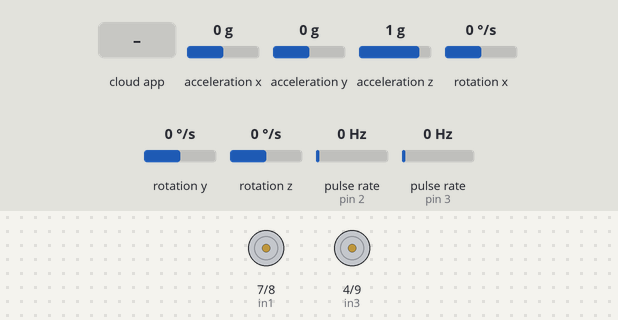
Bench run of a sketch on a simulated Arduino Uno, built with avr-gcc and run on an emulated ATmega328P. Shown: motor-driver pin pairs drawn as motors (green arrow = first pin HIGH = forward, orange = second pin HIGH = backward, longer = more drive, scaled by the enable pin). Wiring (inferred from the names in the program): 2 × pulse sensor: data pin 2 / data pin 3; MPU-6050 motion sensor at I2C address 0x68. The test bench sets the inputs (shaded band); at power-on: acceleration x 0 g, acceleration y 0 g, acceleration z 1 g, rotation x 0 °/s, rotation y 0 °/s, rotation z 0 °/s, pulse rate (sensors on pin 2, pin 3) 0 Hz. The ROS host is connected and sends only what is stated.

Above: at 1.2 s.
1.3 s: the phone or cloud app sets linear.x to -100
At 2.4 s:
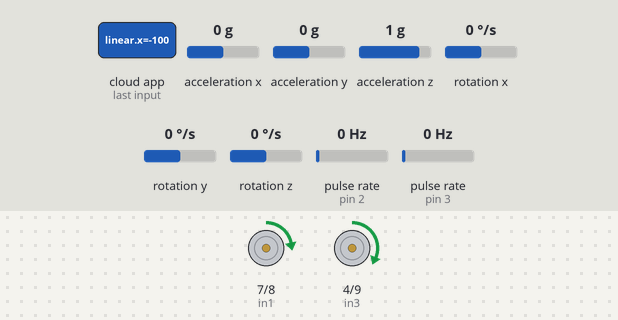
2.8 s: the phone or cloud app sets linear.x to 100
At 3.3 s:
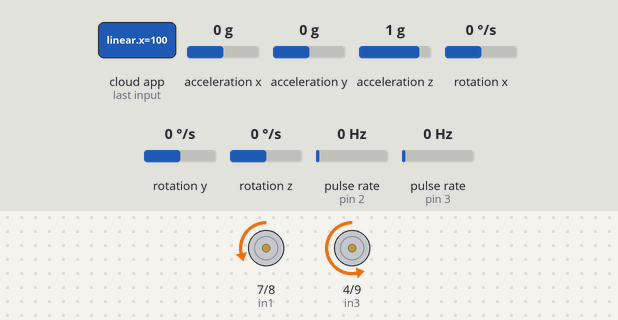
Timing chart, 0 to 5.8 s (numbered marks = the images above; inputs shaded):
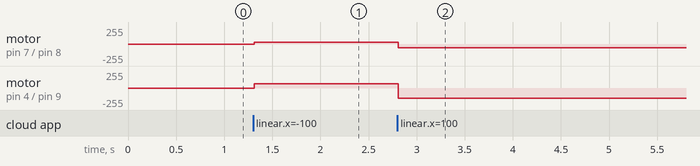

Measured:
- after the input at 1.3 s, motor on pin 7 (in1) / pin 8 (in2): stopped → forward 30/255 at once; motor on pin 4 (in3) / pin 9 (in4): stopped → forward 65/255 at once
- after the input at 2.8 s, motor on pin 7 (in1) / pin 8 (in2): forward 30/255 → backward 56/255 at once; motor on pin 4 (in3) / pin 9 (in4): forward 65/255 → backward 150/255 at once

The sketch:

arduino-ros-communication.ino
```cpp
#include "ros.h"
#include "geometry_msgs/Twist.h"
#include "geometry_msgs/Pose2D.h"
#include <nav_msgs/Odometry.h>
#include <sensor_msgs/Imu.h>
#include <ros/time.h>
#include <tf/tf.h>
#include <tf/transform_broadcaster.h>
#include <math.h>
#include "Wire.h" // librería Wire.h


// MOTORES
const int in1 = 7;  // Pin que controla el sentido de giro Motor L
const int in2 = 8;  // Pin que controla el sentido de giro Motor L
const int EnA = 5; // Pin que controla la velocidad del  Motor L

const int in3 = 4;  // Pin que controla el sentido de giro Motor  R
const int in4 = 9;  // Pin que controla el sentido de giro Motor R
const int EnB = 6; // Pin que controla la velocidad del  Motor R


int L_motor_pwm = 39; // 0.15 m/s
int R_motor_pwm = 80;


unsigned short L_motor_pos = 0;
unsigned short R_motor_pos = 0;
double L_wheel_vel = 0;
double R_wheel_vel = 0;

// ODOMETRIA DE LOS ENCODERS
#define PI 3.1415926535897932384626433832795

const int N=20;         // Numero de ticks
const float R=0.055;     // Radio de la llanta en metros
const float L = 0.48;   // Distancia de una llanta a otra en metros

const int encoderR = 3;
const int encoderL = 2;
double Dr=0;
int Rtick = 0;
int RtickAnt =0;
int deltaRtick = 0;

float Dl=0;
int Ltick = 0;
int LtickAnt =0;
int deltaLtick = 0;

double Dc = 0;
double x=0;
double y=0;
double theta=0;

float v;
float w;

// ROS Handle, necesario para comunicarnos con ros
ros::NodeHandle nh;

// TRANSFORMS
geometry_msgs::TransformStamped t;
tf::TransformBroadcaster broadcaster;

geometry_msgs::TransformStamped t2;
tf::TransformBroadcaster broadcaster2;
char base_link[] = "/base_link";
char odom[] = "/odom";
char imu_[] = "/imu";


//  Para publicar odometria de encoders
nav_msgs::Odometry odom_msg;
ros::Publisher odom_pub("odom", &odom_msg);

// IMU
// Para publicar orientacion del imu
sensor_msgs::Imu imu_msg;
ros::Publisher imu_pub("imu/data", &imu_msg);
double x_imu;
double y_imu;
double z_imu;
double w_imu;

// Para fusion de sensores
double x_fusion = 0;
double y_fusion = 0;
double theta_fusion = 0;

//Direccion I2C de la IMU
#define MPU 0x68

//Ratios de conversion
#define A_R 16384.0    // 32768/2
#define G_R 131.0       // 32768/250

//Conversion de radianes a grados 180/PI
//#define RAD_A_DEG = 57.295779
 #define RAD_A_DEG = 1

//MPU-6050 da los valores en enteros de 16 bits
//Valores RAW
int16_t AcX, AcY, AcZ, GyX, GyY, GyZ;

//Angulos
float Acc[2];
float Gy[3];
float Angle[3];

String valores;

long tiempo_prev;
float dt;

void pose2D_Callback(const  geometry_msgs::Pose2D& msg){
  x_fusion = msg.x;
  y_fusion = msg.y;
  theta_fusion = msg.theta;
}
ros::Subscriber<geometry_msgs::Pose2D> sub2("pose2D",pose2D_Callback);


void cmd_velCallback( const geometry_msgs::Twist& msg){
  v = msg.linear.x;
  w = msg.angular.z;
/*
  v = constrain(v,-0.15,0.15);
  w = constrain(w,-2.5,2.5);*/
}
ros::Subscriber<geometry_msgs::Twist> sub("cmd_vel", cmd_velCallback);


void odometria(){
  deltaRtick = Rtick - RtickAnt;
  Dr = 2*PI*R*(deltaRtick/(double) N);

  deltaLtick = Ltick - LtickAnt;
  Dl = 2*PI*R*(deltaLtick/(double) N);

  Dc = (Dl + Dr)/2;

  x = x + Dc*cos(theta)*0.5;
  y = y + Dc*sin(theta)*0.5;

  theta = theta + ((Dr - Dl)/L)*0.5;
  theta = atan2(sin(theta),cos(theta));
  RtickAnt = Rtick;
  LtickAnt = Ltick;
}

void LEncoder(){
  if(L_motor_pos == 1) //Hacia adelante
    Ltick++;
  else
    Ltick--;

  //Serial.print("Lt: ");
  //Serial.println(Ltick);
}
void REncoder(){
  if(R_motor_pos == 1)
    Rtick++;
 else
    Rtick--;
  //Serial.print("Rt: ");
  //Serial.println(Rtick);
}


void SetMotor(char motor,int pwm,char pos){
  if (motor == 'L'){  // motor L
    if(pos == 'f'){ // Hacia adelante
      analogWrite(EnA,pwm);
      digitalWrite(in1, LOW);
      digitalWrite(in2, HIGH);
      //L_motor_pos = 1;
    }
    else if(pos == 'b'){     // Hacia atras
      analogWrite(EnA,pwm);
      digitalWrite(in1, HIGH);
      digitalWrite(in2, LOW);
      //L_motor_pos = 0;
    }
    else if(pos == 'x'){
      analogWrite(EnA,pwm);
      digitalWrite(in1, LOW);
      digitalWrite(in2, LOW);
    }
  }
  else if(motor == 'R'){
    if(pos == 'f'){ // Hacia adelante
      analogWrite(EnB,pwm);
      digitalWrite(in3, LOW);
      digitalWrite(in4, HIGH);
      //R_motor_pos = 1;
    }
    else if(pos == 'b'){     // Hacia atras
      analogWrite(EnB,pwm);
      digitalWrite(in3, HIGH);
      digitalWrite(in4, LOW);
      //R_motor_pos = 0;
    }
    else if(pos == 'x'){ // Pausa
      analogWrite(EnB,pwm);
      digitalWrite(in3, LOW);
      digitalWrite(in4, LOW);
    }
  }
}


void imu(){
   //Leer los valores del Acelerometro de la IMU
   Wire.beginTransmission(MPU);
   Wire.write(0x3B); //Pedir el registro 0x3B - corresponde al AcX
   Wire.endTransmission(false);
   Wire.requestFrom(MPU,6,true);   //A partir del 0x3B, se piden 6 registros
   AcX=Wire.read()<<8|Wire.read(); //Cada valor ocupa 2 registros
   AcY=Wire.read()<<8|Wire.read();
   AcZ=Wire.read()<<8|Wire.read();

   //A partir de los valores del acelerometro, se calculan los angulos Y, X
   //respectivamente, con la formula de la tangente.
   Acc[1] = atan(-1*(AcX/A_R)/sqrt(pow((AcY/A_R),2) + pow((AcZ/A_R),2)))*RAD_TO_DEG;
   Acc[0] = atan((AcY/A_R)/sqrt(pow((AcX/A_R),2) + pow((AcZ/A_R),2)))*RAD_TO_DEG;

   //Leer los valores del Giroscopio
   Wire.beginTransmission(MPU);
   Wire.write(0x43);
   Wire.endTransmission(false);
   Wire.requestFrom(MPU,6,true);   //A partir del 0x43, se piden 6 registros
   GyX=Wire.read()<<8|Wire.read(); //Cada valor ocupa 2 registros
   GyY=Wire.read()<<8|Wire.read();
   GyZ=Wire.read()<<8|Wire.read();

   //Calculo del angulo del Giroscopio
   Gy[0] = GyX/G_R;
   Gy[1] = GyY/G_R;
   Gy[2] = GyZ/G_R;

   dt = (millis() - tiempo_prev) / 1000.0;
   tiempo_prev = millis();

   //Aplicar el Filtro Complementario
   Angle[0] = 0.98 *(Angle[0]+Gy[0]*dt) + 0.02*Acc[0];
   Angle[1] = 0.98 *(Angle[1]+Gy[1]*dt) + 0.02*Acc[1];

   //Integración respecto del tiempo paras calcular el YAW
   Angle[2] = 0.98*(Angle[2]+Gy[2]*dt);

   //Mostrar los valores por consola
   valores = "90, " +String(Angle[0]) + "," + String(Angle[1]) + "," + String(Angle[2]) + ", -90";
   //valores = "90, " +String(Gy[0]) + "," + String(Gy[1]) + "," + String(Gy[2]) + ",-90";
   //valores =String(Angle[2]);
}

void getQuaternionFromRPY(double yaw, double pitch, double roll){
    // Abbreviations for the various angular functions
    double cy = cos(yaw * 0.5);
    double sy = sin(yaw * 0.5);
    double cp = cos(pitch * 0.5);
    double sp = sin(pitch * 0.5);
    double cr = cos(roll * 0.5);
    double sr = sin(roll * 0.5);

    w_imu = cr * cp * cy + sr * sp * sy;
    x_imu = sr * cp * cy - cr * sp * sy;
    y_imu = cr * sp * cy + sr * cp * sy;
    z_imu = cr * cp * sy - sr * sp * cy;
}
void setup() {
  // put your setup code here, to run once:
  nh.getHardware()->setBaud(115200);      // set baud rate to 115200
  nh.initNode();
  nh.subscribe(sub);
  nh.subscribe(sub2);
  nh.advertise(odom_pub);
  nh.advertise(imu_pub);
  broadcaster.init(nh);

  pinMode(in1, OUTPUT);    // Configura  los pines como salida Motor L
  pinMode(in2, OUTPUT);
  pinMode(EnA, OUTPUT);

  pinMode(in3, OUTPUT);    // Configura  los pines como salida Motor R
  pinMode(in4, OUTPUT);
  pinMode(EnB, OUTPUT);

  pinMode(encoderR, INPUT_PULLUP);    // encoder pins
  pinMode(encoderL, INPUT_PULLUP);

  attachInterrupt(digitalPinToInterrupt(encoderR),REncoder,CHANGE);
  attachInterrupt(digitalPinToInterrupt(encoderL),LEncoder,CHANGE);

  Wire.begin(); // D2(GPIO4)=SDA / D1(GPIO5)=SCL
  Wire.beginTransmission(MPU);
  Wire.write(0x6B);
  Wire.write(0);
  Wire.endTransmission(true);

  }

void loop() {
  nh.spinOnce();
  // put your main code here, to run repeatedly:
  imu();
  odometria();

 // tf odom->base_link
  geometry_msgs::TransformStamped t; // Creamos mensaje para transformaciones
  t.header.frame_id = odom;
  t.child_frame_id = base_link;

  t.transform.translation.x = x_fusion;
  t.transform.translation.y = y_fusion;

  t.transform.rotation = tf::createQuaternionFromYaw(theta_fusion);
  t.header.stamp = nh.now();

  broadcaster.sendTransform(t);


  // Publica odometria de encoders
  nav_msgs::Odometry odom_msg;
  odom_msg.header.stamp = nh.now();
  odom_msg.pose.pose.position.x = x_fusion;
  odom_msg.pose.pose.position.y = y_fusion;
  odom_msg.pose.pose.position.z = 0.0;
  // Publicar velocidad en X obtenida en cmd_vel?
  odom_msg.pose.pose.orientation = tf::createQuaternionFromYaw(theta_fusion);
  odom_msg.child_frame_id = base_link;
  odom_pub.publish(&odom_msg);


  getQuaternionFromRPY(Angle[2],Angle[1],Angle[0]);
  // Publica datos del imu
  sensor_msgs::Imu imu_msg;
  imu_msg.header.stamp = nh.now();
  imu_msg.orientation.x = x_imu;
  imu_msg.orientation.y = y_imu;
  imu_msg.orientation.z = z_imu;
  imu_msg.orientation.w = w_imu;
  //imu_msg.angular_velocity.z = GyZ;   // QUIEN SABE
  //imu_msg.linear_acceleration.x = Acc[0];
  imu_msg.header.frame_id = imu_;
  imu_pub.publish(&imu_msg);


  /*
  L_wheel_vel = v - (w*L*0.5);
  R_wheel_vel = v + (w*L*0.5);
  */

  L_wheel_vel = (2*v - w*L*0.5)/(2*R);
  R_wheel_vel = (2*v + w*L*0.5)/(2*R);


  if(L_wheel_vel > 0.0)
  {
    L_motor_pos = 1;
    L_motor_pwm = constrain(L_wheel_vel,0,5);
    L_motor_pwm = map(L_motor_pwm,0,5,30,56);
    SetMotor('L',L_motor_pwm,'f');
  }

  else if(L_wheel_vel < 0){
    L_motor_pos = 0;
    L_motor_pwm = constrain(L_wheel_vel,0,5);
    L_motor_pwm = map(L_motor_pwm,0,5,30,56);
    SetMotor('L',L_motor_pwm,'b');
  }
  else if(L_wheel_vel == 0){
    L_motor_pos = 1;
    SetMotor('L',0,'x');
  }

  if(R_wheel_vel >0.0 )
  {
    R_motor_pos = 1;
    R_motor_pwm = constrain(R_wheel_vel,0,5);
    R_motor_pwm = map(R_motor_pwm,0,5,65,150);
    SetMotor('R',R_motor_pwm,'f');
  }
  else if(L_wheel_vel < 0){
    R_motor_pos = 0;
    R_motor_pwm = constrain(R_wheel_vel,0,5);
    R_motor_pwm = map(R_motor_pwm,0,5,65,150);
    SetMotor('R',R_motor_pwm,'b');
  }
  else if(R_wheel_vel == 0){
    //R_motor_pos = 1;
    SetMotor('R',0,'x');
  }


}
```
